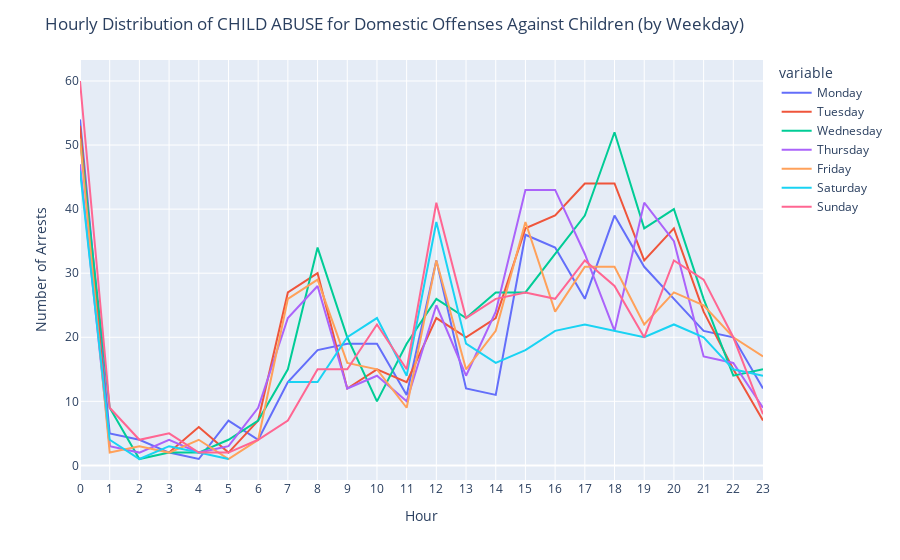

The code cell stored with this chart in its notebook:
### Markdown cell above
**5.6*** What period of the day does the specific kind of (domestic) offense against children, with the most recorded arrests, tend do occur? 

How does it look for all weekdays individually?
        Can you find certain periods of the week that are especially bad?

### Code cell
# Filter the Chicago crime dataset for domestic offenses against children
domestic_offenses_children = chicago_crime_2008_to_2012_df[
    (chicago_crime_2008_to_2012_df['Primary Type'] == 'OFFENSE INVOLVING CHILDREN') &
    (chicago_crime_2008_to_2012_df['Domestic'] == True)
]

# Identify the specific kind of offense against children with the most recorded arrests
most_arrested_offense = domestic_offenses_children['Description'].value_counts().idxmax()

# Extract the hour of the day from the "Date" column
domestic_offenses_children['Hour'] = domestic_offenses_children['Date'].dt.hour

# Create a new column 'Day_of_Week' to extract the day of the week
domestic_offenses_children['Day_of_Week'] = domestic_offenses_children['Date'].dt.day_name()

# Group the data by the hour of the day and count the number of arrests for each hour
hourly_arrest_counts = domestic_offenses_children[domestic_offenses_children['Description'] == most_arrested_offense]['Hour'].value_counts()

# Sort the hourly counts by hour
hourly_arrest_counts = hourly_arrest_counts.sort_index()

# Create a bar chart to visualize the distribution of arrests by hour
plt.figure(figsize=(12, 6))
plt.bar(hourly_arrest_counts.index, hourly_arrest_counts.values)
plt.title(f"Hourly Distribution of {most_arrested_offense} for Domestic Offenses Against Children")
plt.xlabel("Hour of the Day")
plt.ylabel("Number of Arrests")
plt.xticks(range(24))
plt.show()

# Analyze the distribution of arrests by hour for all weekdays individually
weekday_hourly_arrests = {}
weekdays = ['Monday', 'Tuesday', 'Wednesday', 'Thursday', 'Friday', 'Saturday', 'Sunday']

for weekday in weekdays:
    arrests_by_hour = domestic_offenses_children[
        (domestic_offenses_children['Description'] == most_arrested_offense) &
        (domestic_offenses_children['Day_of_Week'] == weekday)
    ]['Hour'].value_counts().sort_index()
    weekday_hourly_arrests[weekday] = arrests_by_hour

# Create a line chart to visualize the distribution of arrests by hour for each weekday
plt.figure(figsize=(12, 6))
for weekday in weekdays:
    plt.plot(weekday_hourly_arrests[weekday].index, weekday_hourly_arrests[weekday].values, label=weekday)

plt.title(f"Hourly Distribution of {most_arrested_offense} for Domestic Offenses Against Children (by Weekday)")
plt.xlabel("Hour of the Day")
plt.ylabel("Number of Arrests")
plt.xticks(range(24))
plt.legend()
plt.show()
#### interactive chart ####
# Create a DataFrame for the weekday_hourly_arrests
df_weekday_hourly_arrests = pd.DataFrame(weekday_hourly_arrests)

# Rename the columns to match Plotly's expectations
df_weekday_hourly_arrests.columns = weekdays

# Create an interactive line chart using Plotly Express
fig = px.line(df_weekday_hourly_arrests, x=df_weekday_hourly_arrests.index, y=weekdays, labels={'index': 'Hour of the Day', 'value': 'Number of Arrests'})
fig.update_layout(title=f"Hourly Distribution of {most_arrested_offense} for Domestic Offenses Against Children (by Weekday)", xaxis=dict(tickvals=list(range(24))))
fig.show()

### Figure 1 — Plotly figure (JSON) as saved in the notebook; plotly's stock layout.template omitted (floating-point values rounded to 4 significant figures)
{"data": [{"hovertemplate": "variable=Monday<br>Hour=%{x}<br>Number of Arrests=%{y}<extra></extra>", "legendgroup": "Monday", "line": {"color": "#636efa", "dash": "solid"}, "marker": {"symbol": "circle"}, "mode": "lines", "name": "Monday", "orientation": "v", "showlegend": true, "type": "scatter", "x": [0, 1, 2, 3, 4, 5, 6, 7, 8, 9, 10, 11, 12, 13, 14, 15, 16, 17, 18, 19, 20, 21, 22, 23], "xaxis": "x", "y": [54, 5, 4, 2, 1, 7, 4, 13, 18, 19, 19, 11, 32, 12, 11, 36, 34, 26, 39, 31, 26, 21, 20, 12], "yaxis": "y"}, {"hovertemplate": "variable=Tuesday<br>Hour=%{x}<br>Number of Arrests=%{y}<extra></extra>", "legendgroup": "Tuesday", "line": {"color": "#EF553B", "dash": "solid"}, "marker": {"symbol": "circle"}, "mode": "lines", "name": "Tuesday", "orientation": "v", "showlegend": true, "type": "scatter", "x": [0, 1, 2, 3, 4, 5, 6, 7, 8, 9, 10, 11, 12, 13, 14, 15, 16, 17, 18, 19, 20, 21, 22, 23], "xaxis": "x", "y": [53, 3, null, 2, 6, 2, 7, 27, 30, 12, 15, 13, 23, 20, 23, 37, 39, 44, 44, 32, 37, 24, 15, 7], "yaxis": "y"}, {"hovertemplate": "variable=Wednesday<br>Hour=%{x}<br>Number of Arrests=%{y}<extra></extra>", "legendgroup": "Wednesday", "line": {"color": "#00cc96", "dash": "solid"}, "marker": {"symbol": "circle"}, "mode": "lines", "name": "Wednesday", "orientation": "v", "showlegend": true, "type": "scatter", "x": [0, 1, 2, 3, 4, 5, 6, 7, 8, 9, 10, 11, 12, 13, 14, 15, 16, 17, 18, 19, 20, 21, 22, 23], "xaxis": "x", "y": [51, 9, 1, 2, 2, 4, 7, 15, 34, 20, 10, 19, 26, 23, 27, 27, 33, 39, 52, 37, 40, 26, 14, 15], "yaxis": "y"}, {"hovertemplate": "variable=Thursday<br>Hour=%{x}<br>Number of Arrests=%{y}<extra></extra>", "legendgroup": "Thursday", "line": {"color": "#ab63fa", "dash": "solid"}, "marker": {"symbol": "circle"}, "mode": "lines", "name": "Thursday", "orientation": "v", "showlegend": true, "type": "scatter", "x": [0, 1, 2, 3, 4, 5, 6, 7, 8, 9, 10, 11, 12, 13, 14, 15, 16, 17, 18, 19, 20, 21, 22, 23], "xaxis": "x", "y": [47, 3, 2, 4, 2, 3, 9, 23, 28, 12, 14, 10, 25, 14, 24, 43, 43, 33, 21, 41, 35, 17, 16, 9], "yaxis": "y"}, {"hovertemplate": "variable=Friday<br>Hour=%{x}<br>Number of Arrests=%{y}<extra></extra>", "legendgroup": "Friday", "line": {"color": "#FFA15A", "dash": "solid"}, "marker": {"symbol": "circle"}, "mode": "lines", "name": "Friday", "orientation": "v", "showlegend": true, "type": "scatter", "x": [0, 1, 2, 3, 4, 5, 6, 7, 8, 9, 10, 11, 12, 13, 14, 15, 16, 17, 18, 19, 20, 21, 22, 23], "xaxis": "x", "y": [51, 2, 3, 2, 4, 1, 4, 26, 29, 16, 15, 9, 32, 15, 21, 38, 24, 31, 31, 22, 27, 25, 20, 17], "yaxis": "y"}, {"hovertemplate": "variable=Saturday<br>Hour=%{x}<br>Number of Arrests=%{y}<extra></extra>", "legendgroup": "Saturday", "line": {"color": "#19d3f3", "dash": "solid"}, "marker": {"symbol": "circle"}, "mode": "lines", "name": "Saturday", "orientation": "v", "showlegend": true, "type": "scatter", "x": [0, 1, 2, 3, 4, 5, 6, 7, 8, 9, 10, 11, 12, 13, 14, 15, 16, 17, 18, 19, 20, 21, 22, 23], "xaxis": "x", "y": [46, 4, 1, 3, 2, 1, null, 13, 13, 20, 23, 14, 38, 19, 16, 18, 21, 22, 21, 20, 22, 20, 15, 14], "yaxis": "y"}, {"hovertemplate": "variable=Sunday<br>Hour=%{x}<br>Number of Arrests=%{y}<extra></extra>", "legendgroup": "Sunday", "line": {"color": "#FF6692", "dash": "solid"}, "marker": {"symbol": "circle"}, "mode": "lines", "name": "Sunday", "orientation": "v", "showlegend": true, "type": "scatter", "x": [0, 1, 2, 3, 4, 5, 6, 7, 8, 9, 10, 11, 12, 13, 14, 15, 16, 17, 18, 19, 20, 21, 22, 23], "xaxis": "x", "y": [60, 9, 4, 5, 2, 2, 4, 7, 15, 15, 22, 15, 41, 23, 26, 27, 26, 32, 28, 20, 32, 29, 20, 8], "yaxis": "y"}], "layout": {"legend": {"title": {"text": "variable"}, "tracegroupgap": 0}, "margin": {"t": 60}, "title": {"text": "Hourly Distribution of CHILD ABUSE for Domestic Offenses Against Children (by Weekday)"}, "xaxis": {"anchor": "y", "domain": [0, 1], "tickvals": [0, 1, 2, 3, 4, 5, 6, 7, 8, 9, 10, 11, 12, 13, 14, 15, 16, 17, 18, 19, 20, 21, 22, 23], "title": {"text": "Hour"}}, "yaxis": {"anchor": "x", "domain": [0, 1], "title": {"text": "Number of Arrests"}}}}
